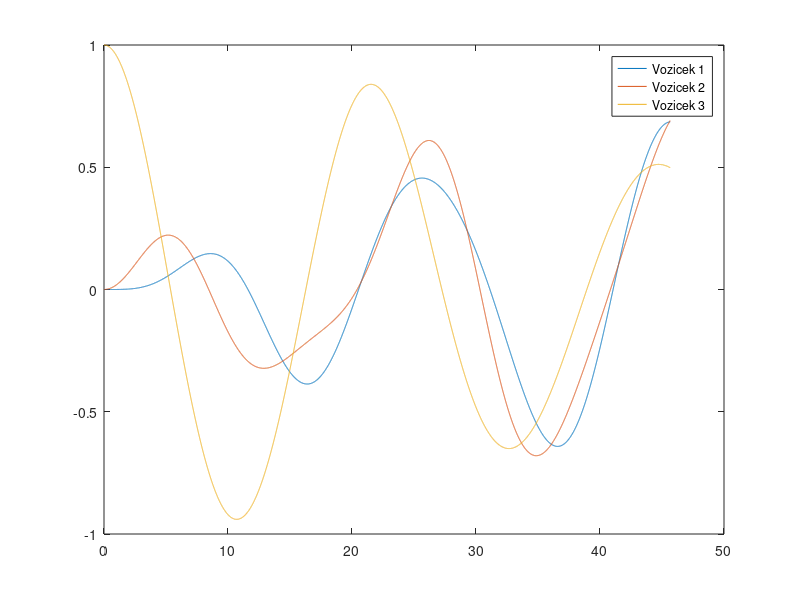

Reproduce this figure in MATLAB.
zadnjih6StevkVpisne = [1 5 1 1 3 6];
m = zadnjih6StevkVpisne(1:3);
m = 15 + 5 * sin(m);
k = zeros(1, 5);
for i=1:5
    k(i) = max(1, zadnjih6StevkVpisne(i) + zadnjih6StevkVpisne(i+1))/(i+2);
end


M = diag(m);
K = [-k(1)-k(2), k(2), 0;
    k(2), -k(2)-k(3)-k(4), k(3);
    0, k(3), -k(3)-k(5)];
K = -K;

% re?ujemo Kx = w^2Mx

M1 = sqrt(inv(M));
A = M1*K*M1;
[Z, lambda] = eig(A);
w = sqrt(diag(lambda));
X = M1 * Z;

%Vemo y = x*e(iwt)

najmanjsaLastnaFrekvenca = min(w);
obdobje = 4 * pi / najmanjsaLastnaFrekvenca;

y0 = [0;0;1];
y0_odvod = [0;0;0];

c = X\y0;
d = X\y0_odvod;
d = d ./ w; 

f1 =  @(t) X(:,1) * (c(1)* cos(w(1)*t)+ d(1)* sin(w(1)*t)) + X(:,2) * (c(2)* cos(w(2)*t)+ d(2)* sin(w(2)*t))+ X(:,3)* (c(3)* cos(w(3)*t)+ d(3)* sin(w(3)*t));

t = linspace(0, obdobje, 10000);
nihanja = f1(t);
plot(t, nihanja(1,:), t, nihanja(2,:), t, nihanja(3,:))
legend('Vozicek 1','Vozicek 2', 'Vozicek 3')













